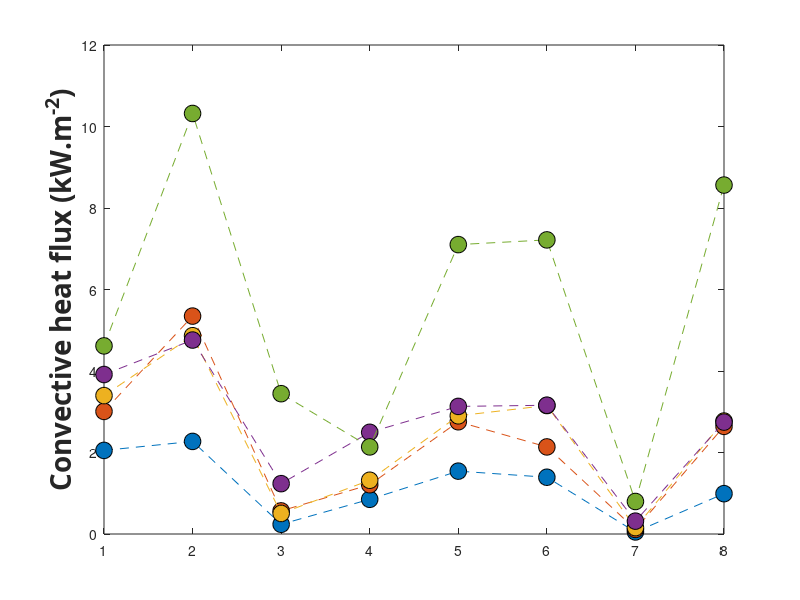

Write the MATLAB code that produced this figure. (Note: this script raises an error after producing the figure.)
clear;
close all;
%AS3959 Maximum Convective heat flux Scrub FDI80 

Convective_heat_flux_BAL12p5 = [2.051225675	2.272155133	0.238001585	0.85117485	1.5425464	1.3927881	0.050741793	0.989983555];
Convective_heat_flux_BAL19 = [3.008553275	5.347633533	0.56754836	1.209525	2.7543212	2.1370577	0.112943962	2.64163985];
Convective_heat_flux_BAL29 = [3.3963143	4.8659956	0.504697927	1.3191433	2.900718333	3.1531188	0.15682423	2.7725503];
Convective_heat_flux_BAL40 = [3.91365745	4.7595795	1.235887193	2.4955732	3.131280067	3.1595527	0.315632832	2.74598375];
Convective_heat_flux_FZ = [4.6161226	10.31981923	3.443670007	2.1374483	7.101889067	7.2176662	0.79798315	8.56295325];


plot([Convective_heat_flux_BAL12p5],'o--','MarkerSize',12,'MarkerEdgeColor','black','MarkerFaceColor',[0, 0.4470, 0.7410]);
hold on
plot([Convective_heat_flux_BAL19],'o--','MarkerSize',12,'MarkerEdgeColor','black','MarkerFaceColor',[0.8500, 0.3250, 0.0980]);
plot([Convective_heat_flux_BAL29],'o--','MarkerSize',12,'MarkerEdgeColor','black','MarkerFaceColor',[0.9290, 0.6940, 0.1250]);
plot([Convective_heat_flux_BAL40],'o--','MarkerSize',12,'MarkerEdgeColor','black','MarkerFaceColor',[0.4940, 0.1840, 0.5560]);
plot([Convective_heat_flux_FZ],'o--','MarkerSize',12,'MarkerEdgeColor','black','MarkerFaceColor',[0.4660, 0.6740, 0.1880]);



ylabel('Convective heat flux (kW.m^{-2})','FontWeight','bold','FontSize',20,...
    'FontName','Calibri');





ax = gca;
ax.XTickLabels = {'Roof','Gutter','Sub-floor','Door','Deck','Window','Back wall','Front wall'};
grid on;


box on
xtickangle(45)
xlabel('Location','FontWeight','bold','FontSize',20,...
    'FontName','Calibri');

set(gca,'fontsize',18);

legend('BAL 12.5','BAL 19','BAL 29','BAL 40','BAL FZ')
